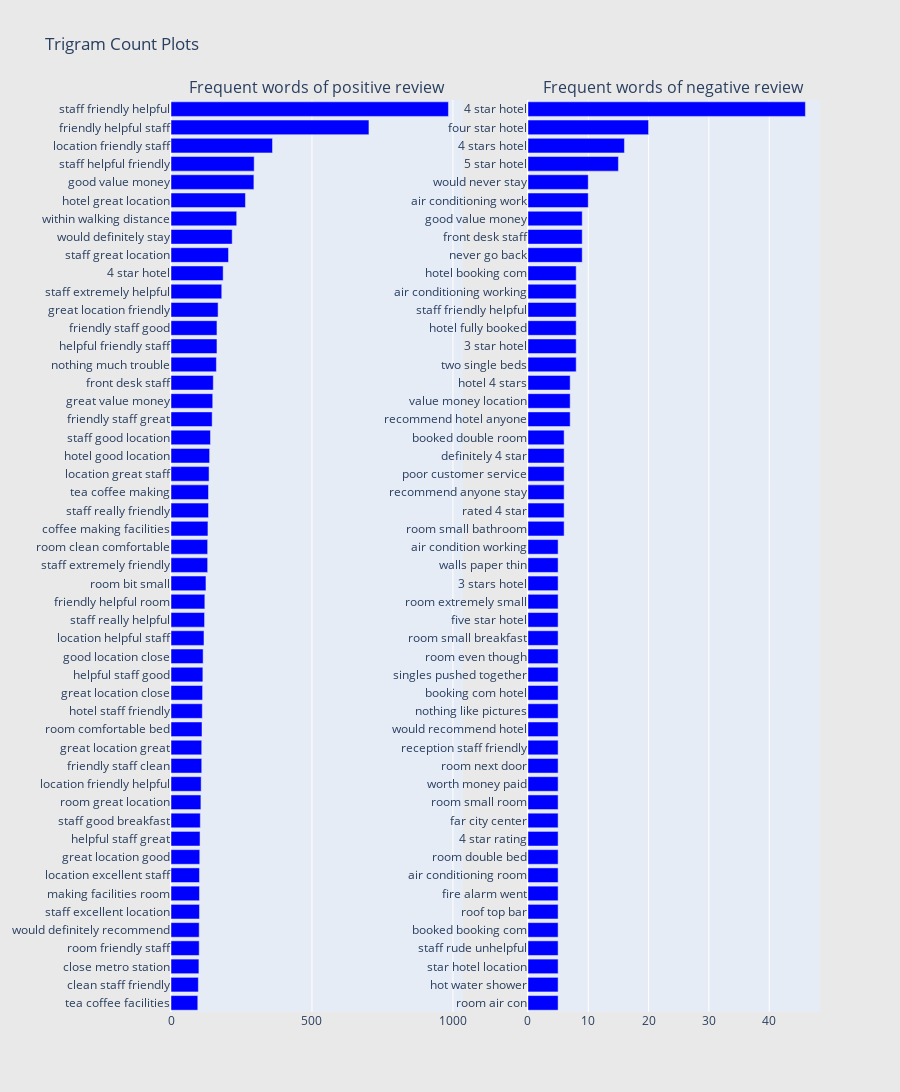

Write notebook code for a chart like this one.
### Code cell
frequent_word_plot(reviews_df, 'is_bad_review', 'review' ,ngram =3)

### Figure 1 — Plotly figure (JSON) as saved in the notebook; plotly's stock layout.template omitted (floating-point values rounded to 4 significant figures)
{"data": [{"marker": {"color": "blue"}, "orientation": "h", "showlegend": false, "type": "bar", "x": [95, 97, 99, 100, 100, 101, 101, 101, 102, 103, 104, 106, 107, 109, 109, 110, 111, 112, 113, 114, 117, 119, 120, 124, 130, 130, 131, 133, 133, 135, 137, 140, 146, 148, 150, 161, 163, 163, 167, 180, 185, 204, 217, 233, 264, 294, 295, 360, 702, 984], "xaxis": "x", "y": ["tea coffee facilities", "clean staff friendly", "close metro station", "room friendly staff", "would definitely recommend", "staff excellent location", "making facilities room", "location excellent staff", "great location good", "helpful staff great", "staff good breakfast", "room great location", "location friendly helpful", "friendly staff clean", "great location great", "room comfortable bed", "hotel staff friendly", "great location close", "helpful staff good", "good location close", "location helpful staff", "staff really helpful", "friendly helpful room", "room bit small", "staff extremely friendly", "room clean comfortable", "coffee making facilities", "staff really friendly", "tea coffee making", "location great staff", "hotel good location", "staff good location", "friendly staff great", "great value money", "front desk staff", "nothing much trouble", "helpful friendly staff", "friendly staff good", "great location friendly", "staff extremely helpful", "4 star hotel", "staff great location", "would definitely stay", "within walking distance", "hotel great location", "good value money", "staff helpful friendly", "location friendly staff", "friendly helpful staff", "staff friendly helpful"], "yaxis": "y"}, {"marker": {"color": "blue"}, "orientation": "h", "showlegend": false, "type": "bar", "x": [5, 5, 5, 5, 5, 5, 5, 5, 5, 5, 5, 5, 5, 5, 5, 5, 5, 5, 5, 5, 5, 5, 5, 5, 5, 5, 6, 6, 6, 6, 6, 6, 7, 7, 7, 8, 8, 8, 8, 8, 8, 9, 9, 9, 10, 10, 15, 16, 20, 46], "xaxis": "x2", "y": ["room air con", "hot water shower", "star hotel location", "staff rude unhelpful", "booked booking com", "roof top bar", "fire alarm went", "air conditioning room", "room double bed", "4 star rating", "far city center", "room small room", "worth money paid", "room next door", "reception staff friendly", "would recommend hotel", "nothing like pictures", "booking com hotel", "singles pushed together", "room even though", "room small breakfast", "five star hotel", "room extremely small", "3 stars hotel", "walls paper thin", "air condition working", "room small bathroom", "rated 4 star", "recommend anyone stay", "poor customer service", "definitely 4 star", "booked double room", "recommend hotel anyone", "value money location", "hotel 4 stars", "two single beds", "3 star hotel", "hotel fully booked", "staff friendly helpful", "air conditioning working", "hotel booking com", "never go back", "front desk staff", "good value money", "air conditioning work", "would never stay", "5 star hotel", "4 stars hotel", "four star hotel", "4 star hotel"], "yaxis": "y2"}], "layout": {"annotations": [{"font": {"size": 16}, "showarrow": false, "text": "Frequent words of positive review", "x": 0.225, "xanchor": "center", "xref": "paper", "y": 1, "yanchor": "bottom", "yref": "paper"}, {"font": {"size": 16}, "showarrow": false, "text": "Frequent words of negative review", "x": 0.775, "xanchor": "center", "xref": "paper", "y": 1, "yanchor": "bottom", "yref": "paper"}], "height": 1200, "paper_bgcolor": "rgb(233,233,233)", "title": {"text": "Trigram Count Plots"}, "width": 900, "xaxis": {"anchor": "y", "domain": [0, 0.45]}, "xaxis2": {"anchor": "y2", "domain": [0.55, 1]}, "yaxis": {"anchor": "x", "domain": [0, 1]}, "yaxis2": {"anchor": "x2", "domain": [0, 1]}}}
